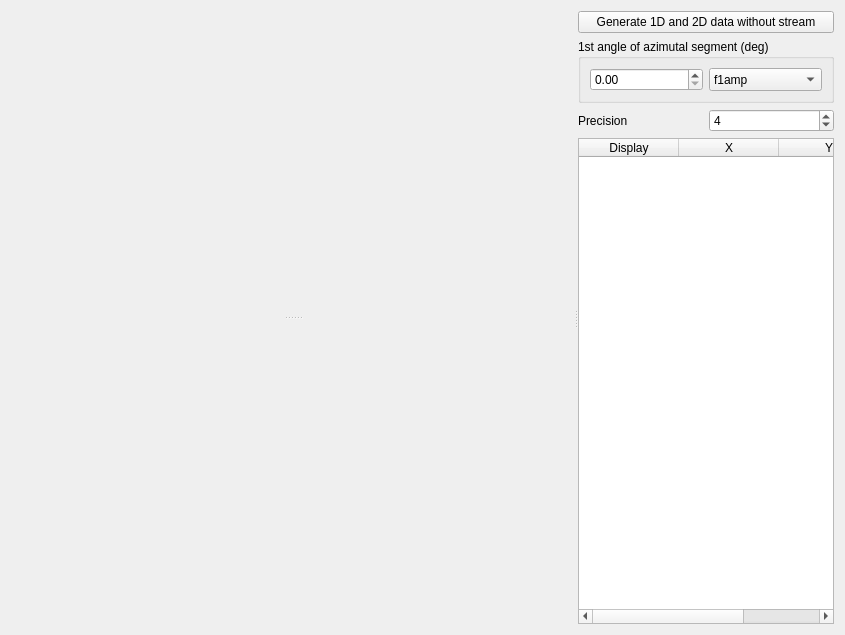
<?xml version="1.0" encoding="UTF-8"?>
<ui version="4.0">
 <class>Form</class>
 <widget class="QWidget" name="Form">
  <property name="geometry">
   <rect>
    <x>0</x>
    <y>0</y>
    <width>845</width>
    <height>635</height>
   </rect>
  </property>
  <property name="windowTitle">
   <string>Line Plot</string>
  </property>
  <layout class="QGridLayout" name="gridLayout">
   <item row="0" column="0">
    <widget class="QSplitter" name="splitter">
     <property name="orientation">
      <enum>Qt::Horizontal</enum>
     </property>
     <widget class="QSplitter" name="splitter_plot">
      <property name="sizePolicy">
       <sizepolicy hsizetype="Expanding" vsizetype="Expanding">
        <horstretch>1</horstretch>
        <verstretch>1</verstretch>
       </sizepolicy>
      </property>
      <property name="orientation">
       <enum>Qt::Vertical</enum>
      </property>
      <widget class="QWidget" name="glw_plot_placeholder" native="true"/>
      <widget class="QWidget" name="glw_image_placeholder" native="true"/>
     </widget>
     <widget class="QWidget" name="layoutWidget">
      <layout class="QVBoxLayout" name="verticalLayout" stretch="1,1,1,15">
       <item>
        <widget class="QPushButton" name="pushButton_generate">
         <property name="text">
          <string>Generate 1D and 2D data without stream</string>
         </property>
        </widget>
       </item>
       <item>
        <widget class="QGroupBox" name="groupBox">
         <property name="sizePolicy">
          <sizepolicy hsizetype="Expanding" vsizetype="Expanding">
           <horstretch>0</horstretch>
           <verstretch>0</verstretch>
          </sizepolicy>
         </property>
         <property name="title">
          <string>1st angle of azimutal segment (deg)</string>
         </property>
         <layout class="QHBoxLayout" name="horizontalLayout">
          <item>
           <widget class="QDoubleSpinBox" name="doubleSpinBox">
            <property name="sizePolicy">
             <sizepolicy hsizetype="Expanding" vsizetype="Fixed">
              <horstretch>0</horstretch>
              <verstretch>0</verstretch>
             </sizepolicy>
            </property>
            <property name="maximum">
             <double>360.000000000000000</double>
            </property>
            <property name="singleStep">
             <double>0.250000000000000</double>
            </property>
           </widget>
          </item>
          <item>
           <widget class="QComboBox" name="comboBox">
            <property name="sizePolicy">
             <sizepolicy hsizetype="Expanding" vsizetype="Expanding">
              <horstretch>0</horstretch>
              <verstretch>0</verstretch>
             </sizepolicy>
            </property>
            <item>
             <property name="text">
              <string>f1amp</string>
             </property>
            </item>
            <item>
             <property name="text">
              <string>f2amp</string>
             </property>
            </item>
            <item>
             <property name="text">
              <string>f2 phase</string>
             </property>
            </item>
           </widget>
          </item>
         </layout>
        </widget>
       </item>
       <item>
        <layout class="QHBoxLayout" name="horizontalLayout_2">
         <item>
          <widget class="QLabel" name="label">
           <property name="text">
            <string>Precision</string>
           </property>
          </widget>
         </item>
         <item>
          <widget class="QSpinBox" name="spinBox_precision">
           <property name="value">
            <number>4</number>
           </property>
          </widget>
         </item>
        </layout>
       </item>
       <item>
        <widget class="QTableWidget" name="cursor_table">
         <property name="textElideMode">
          <enum>Qt::ElideMiddle</enum>
         </property>
         <column>
          <property name="text">
           <string>Display</string>
          </property>
         </column>
         <column>
          <property name="text">
           <string>X</string>
          </property>
         </column>
         <column>
          <property name="text">
           <string>Y</string>
          </property>
         </column>
        </widget>
       </item>
      </layout>
     </widget>
    </widget>
   </item>
  </layout>
 </widget>
 <resources/>
 <connections/>
</ui>
